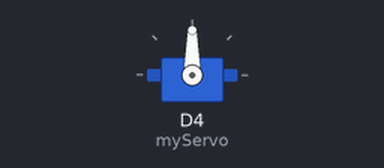
Recording of a sketch running on a simulated ESP8266 (NodeMCU). On the bench: servo.

Above: at 2.05 s.
Timing chart, 0 to 6.6 s (numbered marks = the images above):
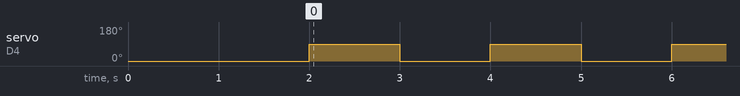

Measured:
- by itself, servo on D4 (myServo): alternates 90° for 1.0 s and 0° for 1.0 s

The sketch:

servo.ino
```cpp
#include <Servo.h>
Servo myServo;

void setup() {
  myServo.attach(D4);
  myServo.write(0);
  delay(2000);
}

void loop() {
  myServo.write(90);
  delay(1000);
  myServo.write(0);
  delay(1000);

  //Red wire comes from 3v3
  //Brown/Black to Ground
  //Orange/White to digital input
}
```
